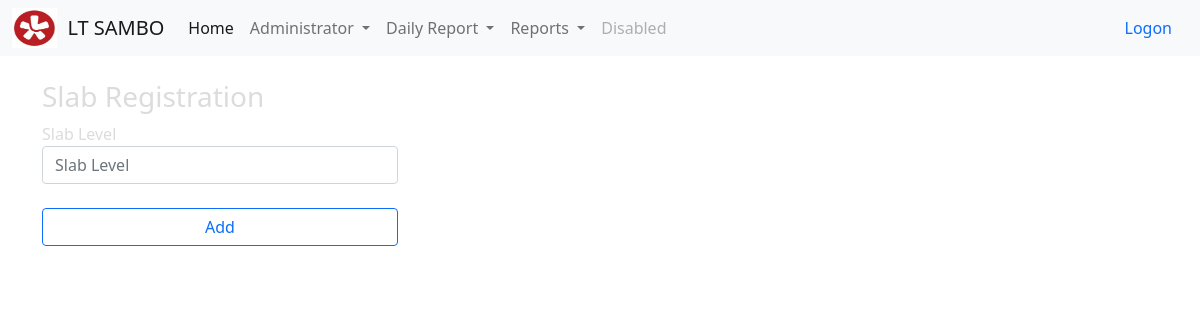
Before: /slab_level/slab_level with the older database file.
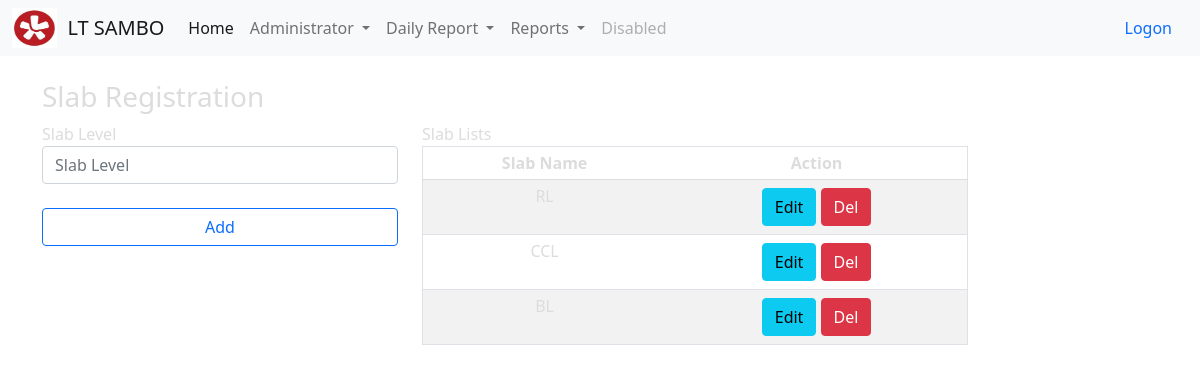
After: the same page with the newer database file.
### todo_list/models.py (models this page shows, shortened)
class Slab_Level(models.Model):
    TX_Slab_Level_Name = models.CharField(max_length=200)
    Is_Active = models.BooleanField(default=True)

### todo_list/views.py (the view)
# urls.py: path('slab_level/slab_level',views.slab_level, name='slab_level'),
def slab_level(request):
    if request.method == 'POST':
        form = SlabLevelForm(request.POST or None)
        if form.is_valid():
            form.save()
        slab_level_items = Slab_Level.objects.all
        messages.success(request, ('Item has been added to the list!'))
        return render(request, 'admin/slab_level_create.html', {'slab_level_items': slab_level_items})
    else:
        slab_level_items = Slab_Level.objects.all
        return render(request, 'admin/slab_level_create.html', {'slab_level_items': slab_level_items})

### todo_list/templates/admin/slab_level_create.html (shortened to what this page needs)
{% extends 'base.html' %}
{% load static %}
{% block content %}
<br><br>
<div class="container">
<div class="row">
    <h3 class="panel-title">
        <span class="english">Slab Registration</span>
    </h3>
    <form class="col-md-4 col-md-offset-2" method="post">
            <span>Slab Level</span>
            <input class="form-control col-md-6 me-2" type="input" placeholder="Slab Level" aria-label="TX_Slab_Level_Name" name ="TX_Slab_Level_Name"><br>
            <div class="d-grid gap-2">
                <button class="btn btn-outline-primary mb-3" type="submit">Add</button>
            </div>
    </form>
    <br>
    {%if slab_level_items %}
    <br>
    <div class="col-md-6 col-md-offset-2 primary md-2">
        <span> Slab Lists</span>
    <table class="table table-striped secondary border" style="Color:#dcdcdc; line-height:1;">
    <thead>
        <tr>
            <th><center>Slab Name</center></th>
            <th class="text-center"><center>Action</center></th>
        </tr>
    </thead>
      {% for things in slab_level_items %}
            <tr style="Color:#dcdcdc;">
                <td><center>{{ things.TX_Slab_Level_Name }} </center></td>
                <td class="text-center"><a class='btn btn-info btn-xs' href="#"> Edit</a> <a href="#" class="btn btn-danger btn-xs"> Del</a></td>
            </tr>
        {% endfor %}
    </table>
       </div>
   {% endif %}
</div>
</div>
{% endblock %}

Changed rows visible on the page:
added Slab_Level: TX_Slab_Level_Name "RL"
added Slab_Level: TX_Slab_Level_Name "CCL"
added Slab_Level: TX_Slab_Level_Name "BL"
Other visible differences:
text now shown: "Slab Lists Slab Name Action"
